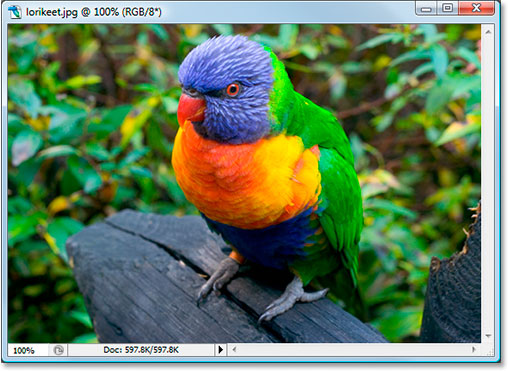
#> input picture Solutions/Lab 2 (Chapter 2.1)/II - Lọc tuyến tính/Exercise 3/original.jpg, 508 x 371 px
$ jupyter execute Edge_strengthening.ipynb   (older library calls are emulated)
#> lines starting #> are read from the running program, lines starting #| are printed output that depends on the picture
[cell 1]
import cv2
import numpy as np
import matplotlib.pyplot as plt

[cell 2]
# Đọc ảnh từ file
path = "original.jpg"

# Đọc ảnh có đường dẫn tiếng Việt (cv2.imread() không hỗ trợ Unicode)
img = cv2.imdecode(
    np.fromfile(path, dtype=np.uint8),  # Đọc file -> mảng byte
    cv2.IMREAD_COLOR                     # Đọc ảnh màu BGR
)
#> img is the input picture: shape (371, 508, 3); mean B, G, R 92.7, 122.5, 97.1
img_gray = cv2.cvtColor(img, cv2.COLOR_BGR2GRAY)  # Chuyển sang ảnh xám
img_rgb  = cv2.cvtColor(img, cv2.COLOR_BGR2RGB)   # Chuyển BGR -> RGB để hiển thị đúng màu

[cell 3]
# ========== ĐỊNH NGHĨA CÁC KERNEL LÀM SẮC NÉT ==========

# 1. Laplacian 4-kết nối: phát hiện cạnh theo 4 hướng (trên/dưới/trái/phải)
kernel_4 = np.array([
    [0, -1, 0],
    [-1, 4, -1],
    [0, -1, 0]
], dtype=np.float32)

# 2. Laplacian 8-kết nối: phát hiện cạnh theo 8 hướng (cả đường chéo)
kernel_8 = np.array([
    [-1, -1, -1],
    [-1, 8, -1],
    [-1, -1, -1]
], dtype=np.float32)

# 3. Unsharp Masking: kernel làm sắc nét trực tiếp
# Lý do chọn: Tổng = 1 nên giữ nguyên độ sáng, tránh ảnh quá tối/sáng
# Công thức: Sharpened = Original + (Original - Blurred)
kernel_unsharp = np.array([
    [-1, -1, -1],
    [-1,  9, -1],
    [-1, -1, -1]
], dtype=np.float32)

# 4. High-pass Filter: lọc thông cao, giữ lại chi tiết tần số cao
kernel_highpass = np.array([
    [0, -1,  0],
    [-1, 5, -1],
    [0, -1,  0]
], dtype=np.float32)

[cell 4]
# ========== XỬ LÝ ẢNH GRAYSCALE ==========

# BƯỚC 1: Phát hiện cạnh bằng Laplacian
# cv2.filter2D(): áp dụng kernel lên ảnh
# CV_64F: kết quả float64 (cho phép giá trị âm của edge)
edge_4 = cv2.filter2D(img_gray, cv2.CV_64F, kernel_4)  # Edge map từ Laplacian 4
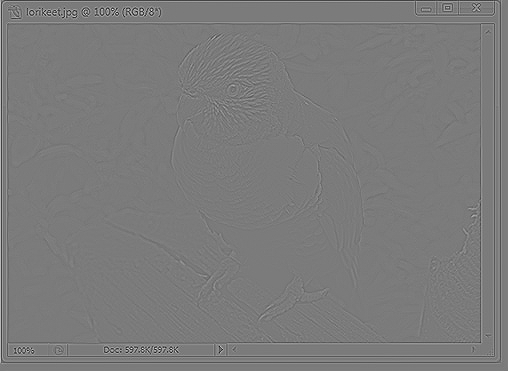
#> edge_4: shape (371, 508) float64; min -639, max 681, mean 0; drawn with min black and max white
edge_8 = cv2.filter2D(img_gray, cv2.CV_64F, kernel_8)  # Edge map từ Laplacian 8

# BƯỚC 2: Làm sắc nét = Ảnh gốc - α × Edge
# α = 1.0: trừ toàn bộ edge (tăng cường cạnh 100%)
alpha = 1.0

# Sharpen với Laplacian 4
sharp_4 = np.clip(img_gray.astype(np.float64) - alpha * edge_4, 0, 255).astype(np.uint8)
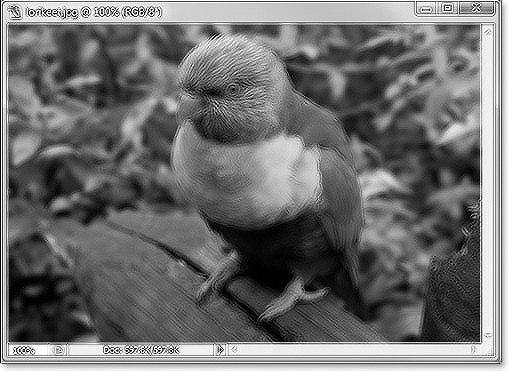
#> sharp_4: shape (371, 508); min 0, max 255, mean 110.4
# - astype(float64): chuyển sang số thực để tính toán chính xác
# - np.clip(0, 255): giới hạn giá trị pixel hợp lệ
# - astype(uint8): chuyển về kiểu ảnh để hiển thị

# Sharpen với Laplacian 8 (tốt hơn vì phát hiện cạnh chi tiết hơn)
sharp_8 = np.clip(img_gray.astype(np.float64) - alpha * edge_8, 0, 255).astype(np.uint8)
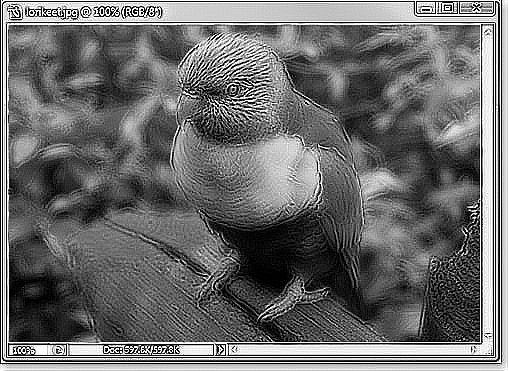
#> sharp_8: shape (371, 508); min 0, max 255, mean 107.2

# BƯỚC 3: Làm sắc nét trực tiếp bằng kernel tích hợp sẵn
# ddepth=-1: giữ nguyên kiểu dữ liệu ảnh gốc (uint8)
sharp_unsharp = cv2.filter2D(img_gray, -1, kernel_unsharp)    # Unsharp Mask
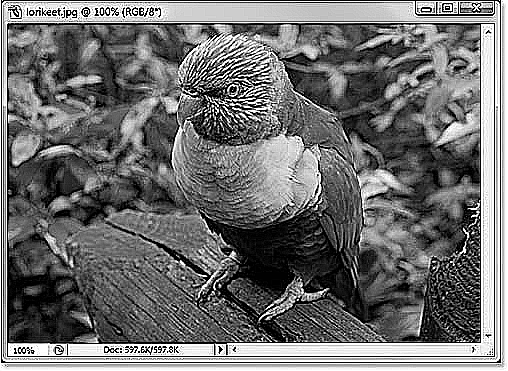
#> sharp_unsharp: shape (371, 508); min 0, max 255, mean 110.5
sharp_highpass = cv2.filter2D(img_gray, -1, kernel_highpass)  # High-pass Filter
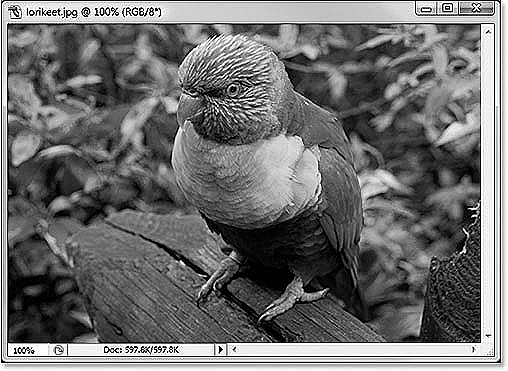
#> sharp_highpass: shape (371, 508); min 0, max 255, mean 110.6

[cell 5]
# ========== XỬ LÝ ẢNH MÀU ==========

# Tạo mảng rỗng để lưu kết quả
sharpen_color_4 = np.zeros_like(img_rgb)  # Kết quả Laplacian 4 (màu)
sharpen_color_8 = np.zeros_like(img_rgb)  # Kết quả Laplacian 8 (màu)

# Áp dụng trực tiếp kernel lên cả 3 kênh RGB cùng lúc
sharpen_color_unsharp = cv2.filter2D(img_rgb, -1, kernel_unsharp)   # Unsharp Mask (màu)
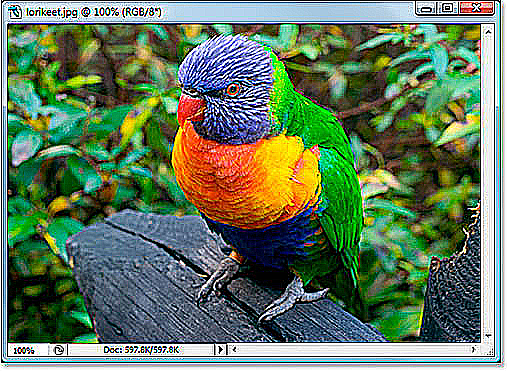
#> sharpen_color_unsharp: shape (371, 508, 3); mean R, G, B 98.3, 120.7, 93.5
sharpen_color_highpass = cv2.filter2D(img_rgb, -1, kernel_highpass) # High-pass (màu)
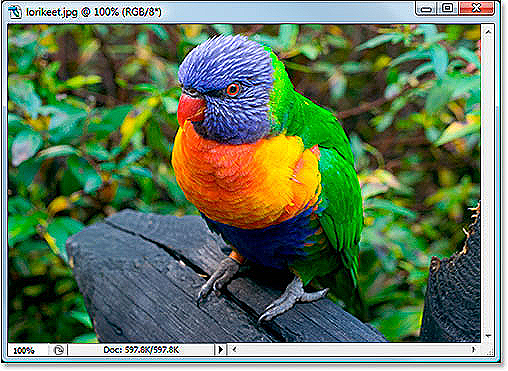
#> sharpen_color_highpass: shape (371, 508, 3); mean R, G, B 97.3, 121, 91.8

# Xử lý từng kênh màu riêng biệt cho Laplacian (cần tính edge trước)
for i in range(3):  # Lặp qua R, G, B
    channel = img_rgb[:, :, i].astype(np.float64)  # Lấy kênh thứ i

    # Laplacian 4: phát hiện edge + sharpen kênh màu
    edge_4_c = cv2.filter2D(img_rgb[:, :, i], cv2.CV_64F, kernel_4)
    sharpen_color_4[:, :, i] = np.clip(channel - alpha * edge_4_c, 0, 255).astype(np.uint8)

    # Laplacian 8: phát hiện edge + sharpen kênh màu (★ TỐT NHẤT)
    edge_8_c = cv2.filter2D(img_rgb[:, :, i], cv2.CV_64F, kernel_8)
    sharpen_color_8[:, :, i] = np.clip(channel - alpha * edge_8_c, 0, 255).astype(np.uint8)
#> this loop made 3 passes
#> pass 1, `channel = img_rgb[:, :, i].astype(np.float64)`:
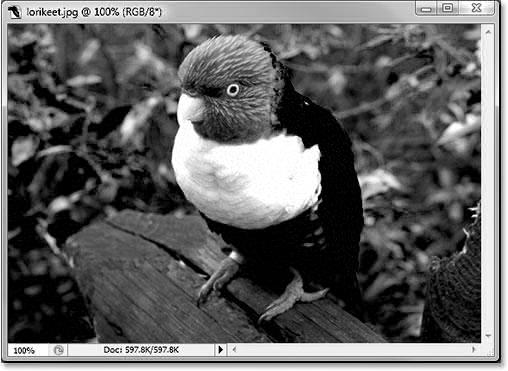
#> channel: shape (371, 508) float64; min 0, max 255, mean 97.1
#> after the loop:
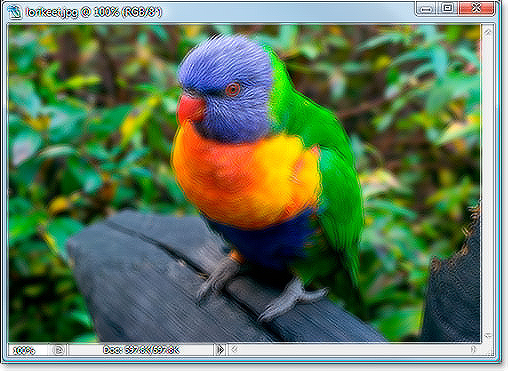
#> sharpen_color_4: shape (371, 508, 3); mean R, G, B 96.4, 121.1, 91.4
#> after the loop:
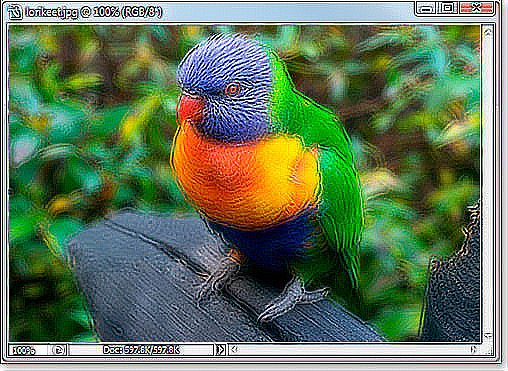
#> sharpen_color_8: shape (371, 508, 3); mean R, G, B 96.7, 118.2, 88.5

# Kết quả: 4 ảnh màu đã làm sắc nét bằng 4 phương pháp khác nhau

[cell 6]
# ========== HIỂN THỊ VÀ SO SÁNH KẾT QUẢ ==========

# Tạo lưới 3×3 để hiển thị 9 ảnh
fig = plt.figure(figsize=(14, 10))
fig.suptitle('LÀM SẮC NÉT: TĂNG CƯỜNG CÁC CẠNH BẰNG CÁC KERNEL THÍCH HỢP',
                fontsize=14, fontweight='bold', y=0.995)

# Danh sách các ảnh cần hiển thị
images = [
    # (ảnh, tiêu đề, cmap, màu tiêu đề, bold)
    (img_rgb, 'Ảnh gốc', None, 'darkred', True),
    (sharp_4, 'Kernel: Laplacian 4', 'gray', 'blue', False),
    (sharp_8, 'Kernel: Laplacian 8', 'gray', 'blue', True),
    (sharp_unsharp, 'Kernel: Unsharp Mask', 'gray', 'green', False),
    (sharp_highpass, 'Kernel: High-pass', 'gray', 'purple', True),
    (sharpen_color_4, 'Màu: Laplacian 4', None, 'blue', False),
    (sharpen_color_8, 'Màu: Laplacian 8', None, 'blue', True),
    (sharpen_color_unsharp, 'Màu: Unsharp Mask', None, 'green', False),
    (sharpen_color_highpass, 'Màu: High-pass', None, 'purple', True)
]

# Vòng lặp hiển thị tất cả ảnh
for idx, (image, title, cmap, color, bold) in enumerate(images, start=1):
    plt.subplot(3, 3, idx)
    plt.imshow(image, cmap=cmap)
    fontweight = 'bold' if bold else 'normal'
    plt.title(title, fontsize=11, color=color, fontweight=fontweight, pad=8)
    plt.axis("off")
#> this loop made 9 passes
#> (title, cmap, color, bold, fontweight) on passes 1 to 9: ('Ảnh gốc', None, 'darkred', True, 'bold'), ('Kernel: Laplacian 4', 'gray', 'blue', False, 'normal'), ('Kernel: Laplacian 8', 'gray', 'blue', True, 'bold'), ('Kernel: Unsharp Mask', 'gray', 'green', False, 'normal'), ('Kernel: High-pass', 'gray', 'purple', True, 'bold'), ('Màu: Laplacian 4', None, 'blue', False, 'normal'), ('Màu: Laplacian 8', None, 'blue', True, 'bold'), ('Màu: Unsharp Mask', None, 'green', False, 'normal'), ('Màu: High-pass', None, 'purple', True, 'bold')

# Điều chỉnh khoảng cách giữa các ảnh
plt.subplots_adjust(left=0.05, right=0.95, top=0.96, bottom=0.02,
                    hspace=0.15, wspace=0.1)

plt.tight_layout()
plt.savefig("result.png", dpi=150)
plt.show()
